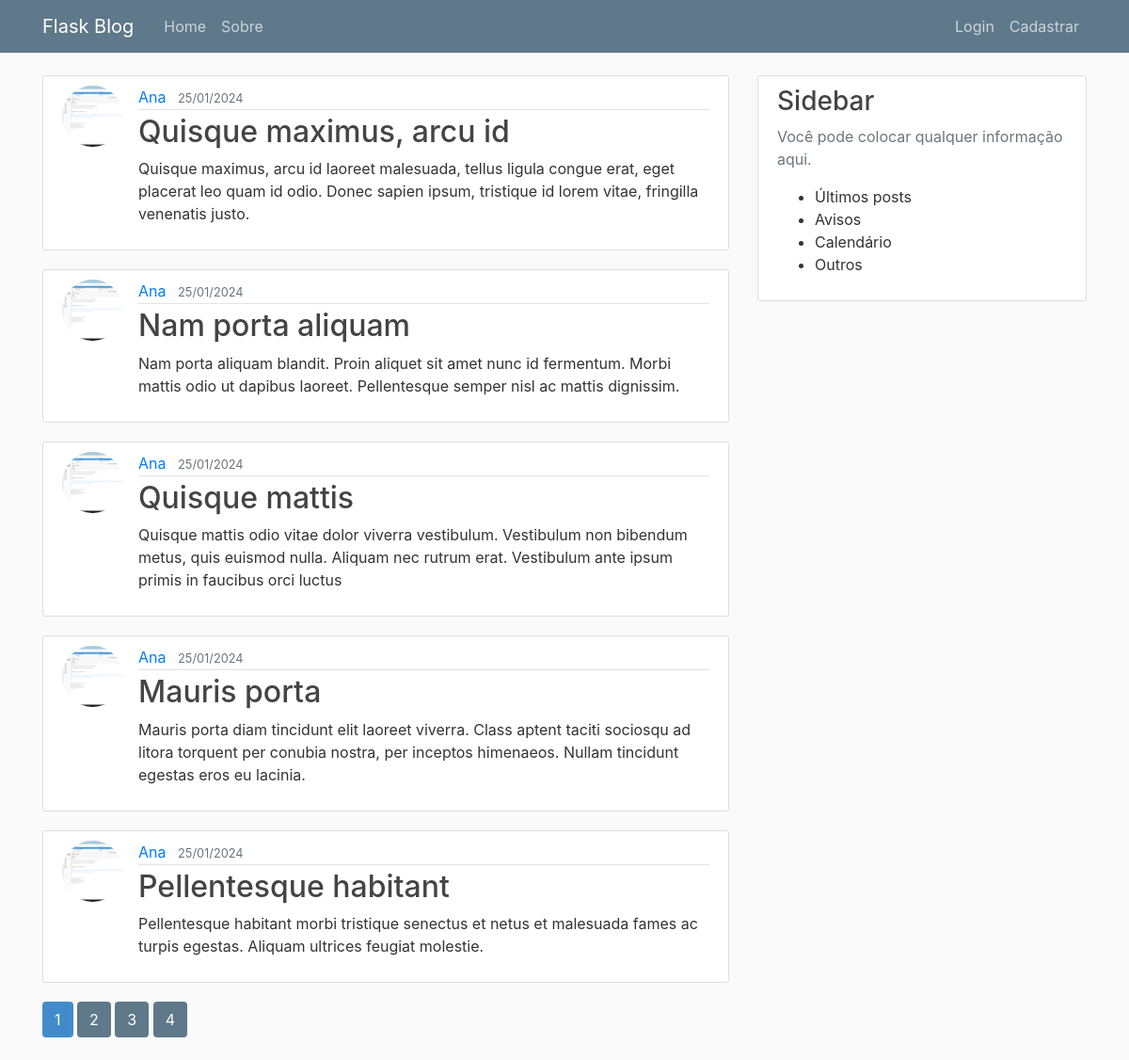
Page /home on the earlier database version.
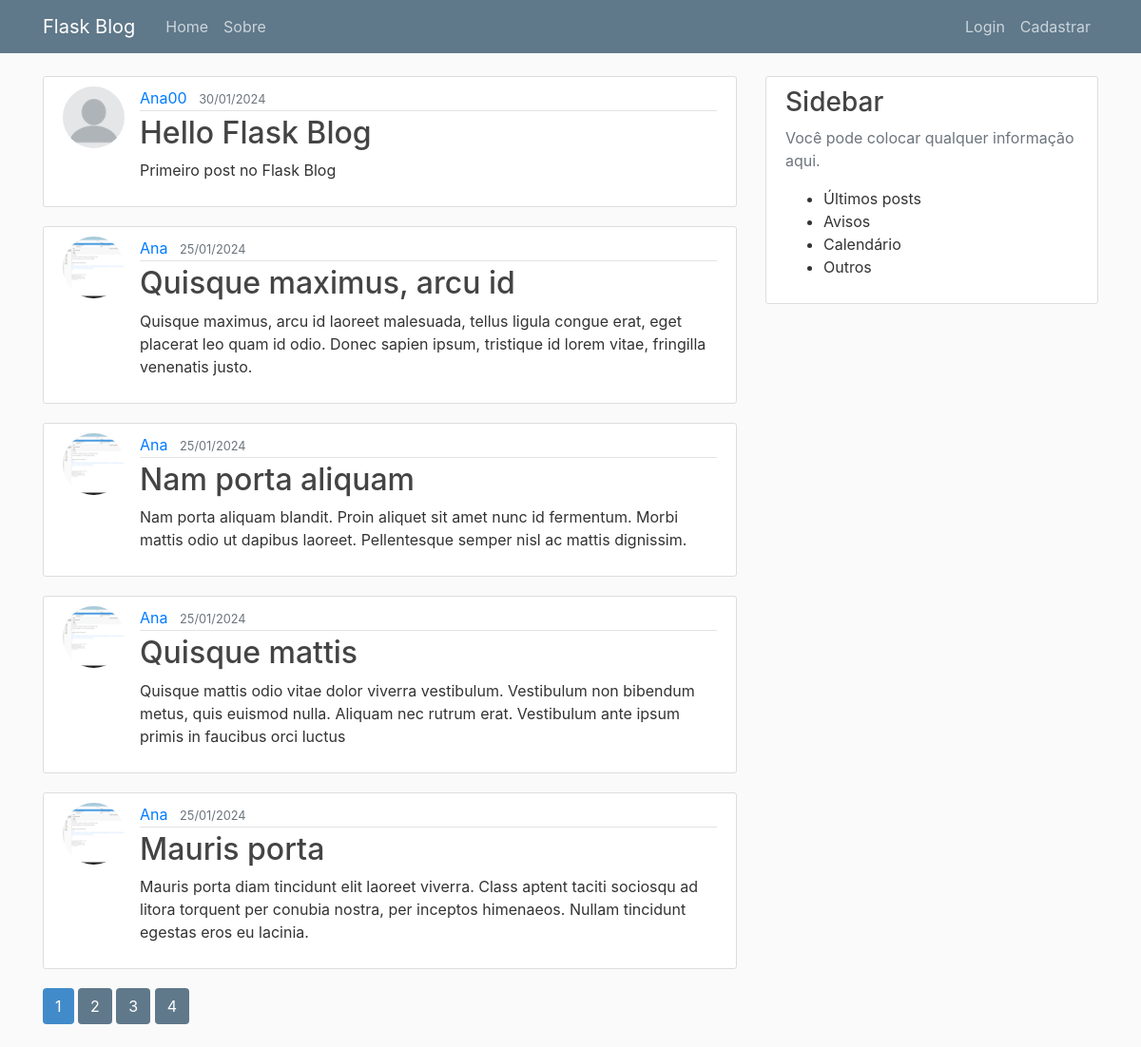
Same page on the later database version.
### flaskblog/models.py (models this page shows, shortened)
class Post(db.Model):
    id = db.Column(db.Integer, primary_key=True)
    title = db.Column(db.String(100), nullable=False)
    date_posted = db.Column(db.DateTime, nullable=False, default=datetime.utcnow)
    content = db.Column(db.Text, nullable=False)
    user_id = db.Column(db.Integer, db.ForeignKey('user.id'), nullable=False)

class User(db.Model, UserMixin):
    id = db.Column(db.Integer, primary_key=True)
    username = db.Column(db.String(20), unique=True, nullable=False)
    email = db.Column(db.String(120), unique=True, nullable=False)
    image_file = db.Column(db.String(20), nullable=False, default='default.jpg')
    password = db.Column(db.String(60), nullable=False)
    posts = db.relationship('Post', backref='author', lazy=True)

### flaskblog/routes.py (the view)
@app.route("/")
@app.route("/home")
def home():
    page = request.args.get('page', 1, type=int)
    posts = Post.query.order_by(Post.date_posted.desc()).paginate(page=page, per_page=5)
    return render_template('home.html', posts=posts)

### flaskblog/templates/home.html
{% extends 'layout.html' %}
{% block content %}
    {% for post in posts.items %}
        <article class="media content-section">
            <img class="rounded-circle article-img" src="{{ url_for('static', filename='profile_pics/' + post.author.image_file) }}">
            <div class="media-body">
                <div class="article-metadata">
                    <a class="mr-2" href="#">{{ post.author.username }}</a>
                    <small class="text-muted">{{ post.date_posted.strftime('%d/%m/%Y') }}</small>
                </div>
                <h2><a class="article-title" href="{{ url_for('post', post_id=post.id) }}">{{ post.title }}</a></h2>
                <p class="article-content">{{ post.content }}</p>
            </div>
        </article>
    {% endfor %}
    {% for page_num in posts.iter_pages(left_edge=1, right_edge=1, left_current=1, right_current=2) %}
        {% if page_num %}
            {% if posts.page == page_num %}
                <a class="btn btn-pagination mb-4" href="{{ url_for('home', page=page_num) }}">{{ page_num }}</a>
            {% else %}
                <a class="btn btn-pagination-current mb-4" href="{{ url_for('home', page=page_num) }}">{{ page_num }}</a>
            {% endif %}
            {% else %}
                ...
        {% endif %}
    {% endfor %}
{% endblock content %}

### flaskblog/templates/layout.html (shortened to what this page needs)
<!DOCTYPE html>
<html lang="pt-br">
<head>
    <link rel="stylesheet" href="https://cdn.jsdelivr.net/npm/bootstrap@4.0.0/dist/css/bootstrap.min.css"
>
    <link rel="stylesheet" type="text/css" href="{{ url_for('static', filename='main.css') }}">
</head>
<body>
    <header class="site-header">
        <nav class="navbar navbar-expand-md navbar-dark bg-steel fixed-top">
            <div class="container">
                <a class="navbar-brand mr-4" href="/">Flask Blog</a>
                <div class="collapse navbar-collapse" id="navbarToggle">
                    <div class="navbar-nav mr-auto">
                        <a class="nav-item nav-link" href="{{ url_for('home') }}">Home</a>
                        <a class="nav-item nav-link" href="{{ url_for('sobre') }}">Sobre</a>
                    </div>
                    <div class="navbar-nav">
                        {% if current_user.is_authenticated %}
                            <a class="nav-item nav-link" href="{{ url_for('novo_post') }}">Novo Post</a>
                            <a class="nav-item nav-link" href="{{ url_for('conta') }}">Meu Perfil</a>
                            <a class="nav-item nav-link" href="{{ url_for('logout') }}">Sair</a>
                        {% else %}
                            <a class="nav-item nav-link" href="{{ url_for('login') }}">Login</a>
                            <a class="nav-item nav-link" href="{{ url_for('cadastrar') }}">Cadastrar</a>
                        {% endif %}
                    </div>
                </div>
            </div>
        </nav>
    </header>
    <main role="main" class="container">
        <div class="row">
            <div class="col-md-8">
                {% block content %}{% endblock %}
            </div>
            <div class="col-md-4">
                <div class="content-section">
                    <h3>Sidebar</h3>
                    <p class='text-muted'>Você pode colocar qualquer informação aqui.
                    <ul>
                        <li>Últimos posts</li>
                        <li>Avisos</li>
                        <li>Calendário</li>
                        <li>Outros</li>
                    </ul>
                    </p>
                </div>
            </div>
        </div>
    </main>
</body>
</html>

### flaskblog/static/main.css (style rules this page uses)
body { background: #fafafa; color: #333333; margin-top: 5rem; }
h1, h2, h3, h4, h5, h6 { color: #444444; }
.bg-steel { background-color: #5f788a; }
.site-header .navbar-nav .nav-link { color: #cbd5db; }
.content-section { background: #ffffff; padding: 10px 20px; border: 1px solid #dddddd; border-radius: 3px; margin-bottom: 20px; }
.article-title { color: #444444; }
.article-content { white-space: pre-line; }
.article-img { height: 65px; width: 65px; margin-right: 16px; }
.article-metadata { padding-bottom: 1px; margin-bottom: 4px; border-bottom: 1px solid #e3e3e3 }
.btn-pagination { color: #ffffff; background-color: #428bca; }
.btn-pagination-current { color: #ffffff; background-color: #5f788a; }

Differences in the rows shown:
no longer on this page (row unchanged): Post: image_file (picture), author.username "Ana", date_posted "25/01/2024", title "Pellentesque habitant", content "Pellentesque habitant morbi tristique senectus et netus et malesuada fames ac turpis egestas. Aliquam ultrices feugiat molestie."
added Post: image_file (placeholder picture), author.username "Ana00", date_posted "30/01/2024", title "Hello Flask Blog", content "Primeiro post no Flask Blog"
